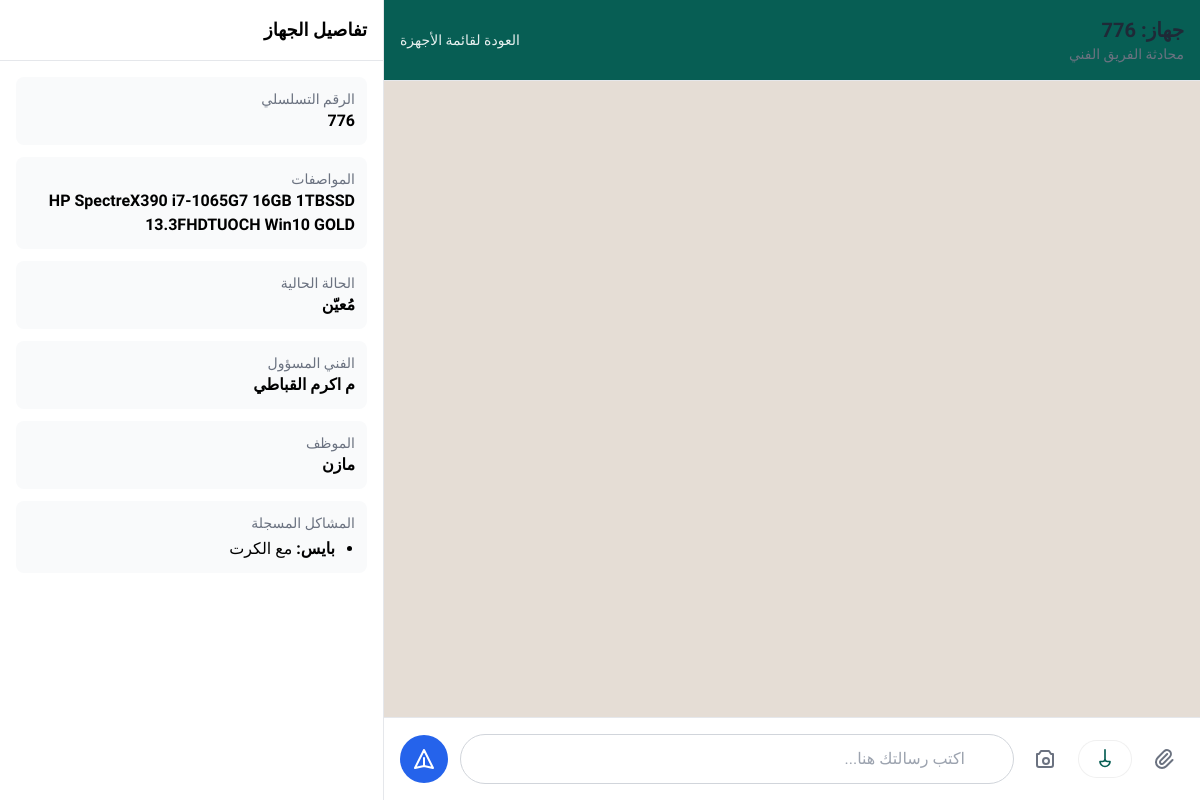
Screenshot of /laptop_chat.php?laptop_id=1 (signed in) with the database file from the repository.
### tables this page shows
CREATE TABLE `broken_laptops` (
  `laptop_id` int(250) NOT NULL,
  `employee_name` varchar(150) DEFAULT NULL,
  `item_number` varchar(100) DEFAULT NULL,
  `category_id` int(11) NOT NULL,
  `device_category_number` varchar(100) DEFAULT NULL,
  `serial_number` varchar(100) DEFAULT NULL,
  `specs` text DEFAULT NULL,
  `specs_difference` text DEFAULT NULL,
  `with_charger` tinyint(1) DEFAULT 0,
  `problems_count` int(11) DEFAULT 0,
  `branch_name` varchar(100) DEFAULT NULL,
  `problem_details` text DEFAULT NULL,
  `entered_by_user_id` int(11) DEFAULT NULL,
  `assigned_user_id` int(11) DEFAULT NULL,
  `problem_type` varchar(100) DEFAULT NULL,
  `transfer_ref` varchar(100) DEFAULT NULL,
  `status` varchar(50) DEFAULT NULL,
  `repeat_problem_count` int(11) DEFAULT 0,
  `ticket_number` varchar(32) DEFAULT NULL
);

CREATE TABLE `users` (
  `user_id` int(11) NOT NULL,
  `username` varchar(100) NOT NULL,
  `password` varchar(100) NOT NULL,
  `permissions` varchar(100) NOT NULL,
  `branch_name` varchar(100) DEFAULT NULL
);

### laptop_chat.php (the view, shortened to what this page needs)
<?php
require 'db.php';
if (!function_exists('getStatusDetails')) {
    function getStatusDetails($status) {
        $status_map = [
            'entered' => ['name' => 'تم الإدخال', 'color' => 'gray'],
            'review_pending' => ['name' => 'قيد المراجعة', 'color' => 'orange'],
            'assigned' => ['name' => 'مُعيّن', 'color' => 'blue'],
            'in_repair' => ['name' => 'قيد الإصلاح', 'color' => 'yellow'],
            'returned_for_review' => ['name' => 'مرجع للمراجعة', 'color' => 'purple'],
            'locked' => ['name' => 'مغلق', 'color' => 'green'],
            'مغلق' => ['name' => 'مغلق', 'color' => 'green'],
        ];
        return $status_map[$status] ?? ['name' => ucfirst($status), 'color' => 'gray'];
    }
}
$current_user_id = $_SESSION['user_id'];
$laptop_id = (int)($_GET['laptop_id'] ?? 0);
$stmt = $pdo->prepare("
    SELECT b.*, c.category_name, u_assigned.username as assigned_to
    FROM broken_laptops b
    LEFT JOIN categories c ON b.category_id = c.category_id
    LEFT JOIN users u_assigned ON b.assigned_user_id = u_assigned.user_id
    WHERE b.laptop_id = ?
");
$stmt->execute([$laptop_id]);
$laptop = $stmt->fetch(PDO::FETCH_ASSOC);
$problems = [];
if (!empty($laptop['problem_details'])) {
    $decoded_problems = json_decode($laptop['problem_details'], true);
    if (json_last_error() === JSON_ERROR_NONE) {
        $problems = $decoded_problems;
    }
}
?>
<!DOCTYPE html>
<html lang="ar" dir="rtl">
<head>
    <script src="https://cdn.tailwindcss.com"></script>
</head>
<body class="bg-gray-100 h-screen overflow-hidden">
<div class="flex h-full" x-data="chatApp(<?= $laptop_id ?>, <?= $current_user_id ?>)">
    <main class="flex-1 flex flex-col">
        <header class="app-header border-b p-4 flex justify-between items-center flex-shrink-0">
            <div>
                <h1 class="text-xl font-bold text-gray-800">جهاز: <?= htmlspecialchars($laptop['serial_number']) ?></h1>
                <p class="text-sm text-gray-500">محادثة الفريق الفني</p>
            </div>
            <a href="broken_laptops.php" class="text-sm text-blue-600 hover:underline">العودة لقائمة الأجهزة</a>
        </header>
        <div id="chat-container" x-ref="chatContainer" class="flex-1 p-6 overflow-y-auto space-y-4">
        </div>
        <footer class="bg-white border-t p-4 flex-shrink-0">
            <form @submit.prevent="sendMessage()" class="flex items-center gap-3">
                <button type="button" @click="$refs.attachment.click()" class="p-2 text-gray-500 hover:bg-gray-100 rounded-full" title="إرفاق ملف">
                    <svg class="w-6 h-6" fill="none" stroke="currentColor" viewBox="0 0 24 24"><path stroke-linecap="round" stroke-linejoin="round" stroke-width="2" d="M15.172 7l-6.586 6.586a2 2 0 102.828 2.828l6.414-6.586a4 4 0 00-5.656-5.656l-6.415 6.585a6 6 0 108.486 8.486L20.5 13"></path></svg>
                </button>
                <div class="relative">
                    <button type="button"
                        @mousedown="startHoldRecord()"
                        @touchstart.prevent="startHoldRecord()"
                        @mouseup="stopHoldRecord()"
                        @touchend.prevent="stopHoldRecord()"
                        @mouseleave="cancelHoldRecord()"
                        :class="isRecording ? 'mic-button recording' : 'mic-button idle'"
                        x-bind:title="isRecording ? 'سحب للإلغاء أو أرفع لإرسال' : 'اضغط مطولاً للتسجيل'">
                        <template x-if="!isRecording">
                            <svg class="w-5 h-5" viewBox="0 0 24 24" fill="none" stroke="currentColor"><path stroke-linecap="round" stroke-linejoin="round" stroke-width="2" d="M12 1v11m0 0a3 3 0 01-3 3H6a6 6 0 006 6 6 6 0 006-6h-3a3 3 0 01-3-3z"/></svg>
                        </template>
                    </button>
                </div>
                <button type="button" @click="openCamera()" class="p-2 text-gray-500 hover:bg-gray-100 rounded-full" title="التقاط صورة بالكاميرا">
                    <svg class="w-6 h-6" fill="none" stroke="currentColor" viewBox="0 0 24 24"><path stroke-linecap="round" stroke-linejoin="round" stroke-width="2" d="M3 7h2l2-3h8l2 3h2v11a2 2 0 01-2 2H5a2 2 0 01-2-2V7zM12 11a3 3 0 100 6 3 3 0 000-6z"/></svg>
                </button>
                <div class="flex-1 relative">
                    <input type="text" x-model="newMessage" placeholder="اكتب رسالتك هنا..." class="w-full p-3 pr-12 border border-gray-300 rounded-full focus:outline-none focus:ring-2 focus:ring-blue-500">
                </div>
                <button type="submit" class="p-3 bg-blue-600 text-white rounded-full hover:bg-blue-700 disabled:bg-gray-400" :disabled="isSending">
                    <svg class="w-6 h-6" fill="none" stroke="currentColor" viewBox="0 0 24 24"><path stroke-linecap="round" stroke-linejoin="round" stroke-width="2" d="M12 19l9 2-9-18-9 18 9-2zm0 0v-8"></path></svg>
                </button>
            </form>
        </footer>
    </main>
    <aside class="w-96 bg-white border-r flex-shrink-0 flex-col hidden lg:flex">
        <div class="p-4 border-b">
            <h2 class="text-lg font-bold">تفاصيل الجهاز</h2>
        </div>
        <div class="p-4 space-y-3 overflow-y-auto">
            <div class="p-3 bg-gray-50 rounded-lg">
                <p class="text-sm text-gray-500">الرقم التسلسلي</p>
                <p class="font-semibold"><?= htmlspecialchars($laptop['serial_number']) ?></p>
            </div>
            <div class="p-3 bg-gray-50 rounded-lg">
                <p class="text-sm text-gray-500">المواصفات</p>
                <p class="font-semibold"><?= htmlspecialchars($laptop['specs'] ?: 'غير محدد') ?></p>
            </div>
            <div class="p-3 bg-gray-50 rounded-lg">
                <p class="text-sm text-gray-500">الحالة الحالية</p>
                <p class="font-semibold"><?= htmlspecialchars(getStatusDetails($laptop['status'])['name']) ?></p>
            </div>
            <div class="p-3 bg-gray-50 rounded-lg">
                <p class="text-sm text-gray-500">الفني المسؤول</p>
                <p class="font-semibold"><?= htmlspecialchars($laptop['assigned_to'] ?: 'لم يعين') ?></p>
            </div>
            <div class="p-3 bg-gray-50 rounded-lg">
                <p class="text-sm text-gray-500">الموظف</p>
                <p class="font-semibold"><?= htmlspecialchars($laptop['employee_name'] ?: 'غير محدد') ?></p>
            </div>
            <div class="p-3 bg-gray-50 rounded-lg">
                <p class="text-sm text-gray-500">المشاكل المسجلة</p>
                <ul class="list-disc pr-5 mt-1 space-y-1">
                    <?php if (empty($problems)): ?>
                        <li>لا توجد مشاكل مفصلة.</li>
                    <?php else: ?>
                        <?php foreach ($problems as $problem): ?>
                            <li><strong class="font-semibold"><?= htmlspecialchars($problem['title']) ?>:</strong> <?= htmlspecialchars($problem['details'] ?: 'لا توجد تفاصيل إضافية') ?></li>
                        <?php endforeach; ?>
                    <?php endif; ?>
                </ul>
            </div>
        </div>
    </aside>
</div>
</body>
</html>

### laptop_chat.php (style rules this page uses)
body { font-family: 'Cairo', sans-serif; }
header.app-header { background: #075E54; color: #fff; }
header.app-header a { color: rgba(255,255,255,0.9); }
#chat-container { background: #e5ddd5; }
.mic-button { transition: all .15s ease; border-radius: 9999px; padding: .5rem 1rem; display:flex; align-items:center; gap:.5rem; }
.mic-button.idle { background: #fff; color: #075E54; border: 1px solid rgba(0,0,0,.06); }

### rows the page displays
broken_laptops: serial_number "776", specs "HP SpectreX390 i7-1065G7 16GB 1TBSSD 13.3FHDTUOCH Win10 GOLD", status "مُعيّن", assigned_user.username "م اكرم القباطي", employee_name "مازن"

### other values shown
$problem['title'] "بايس"
$problem['details'] ?: 'لا توجد تفاصيل إضافية' "مع الكرت"
